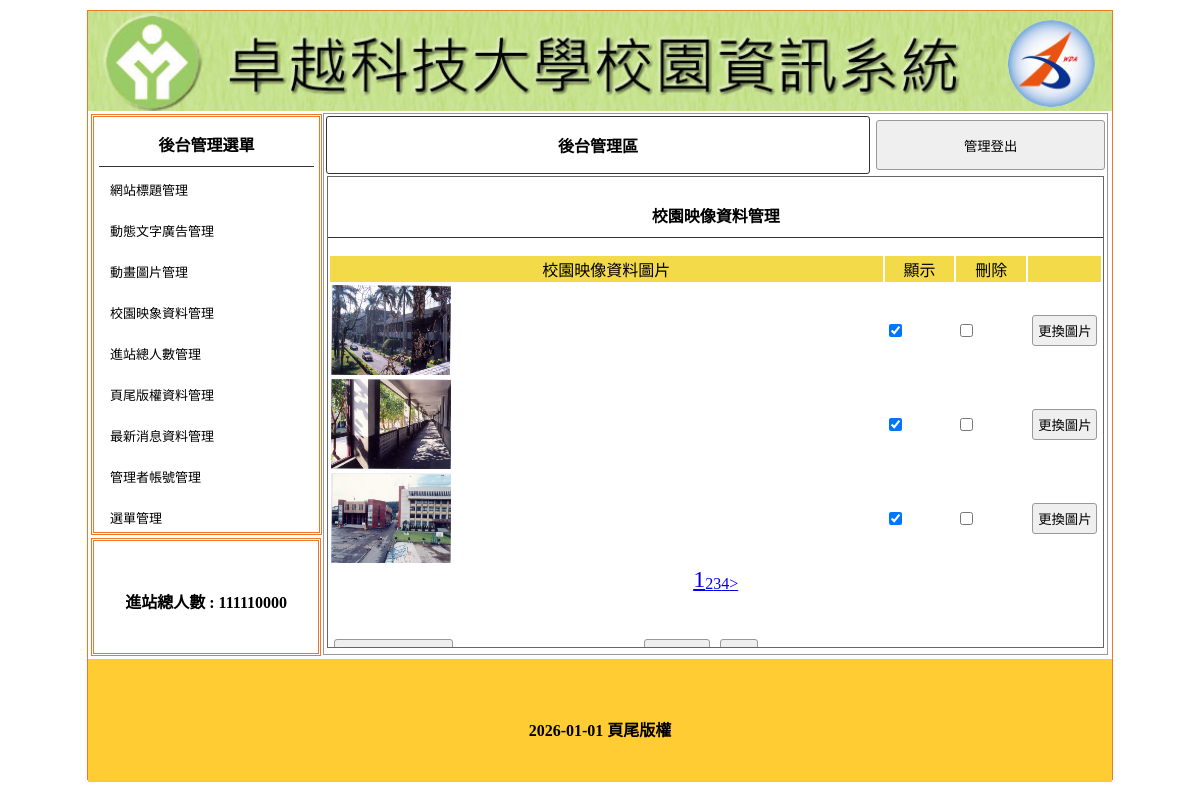
Page /try01-10/back.php?do=image on the committed database.
### tables this page shows
CREATE TABLE `title` (
  `id` int(11) NOT NULL,
  `img` text NOT NULL,
  `text` text NOT NULL,
  `sh` int(11) NOT NULL
);

CREATE TABLE `total` (
  `id` int(11) NOT NULL,
  `total` int(100) NOT NULL,
  `text` text NOT NULL,
  `sh` int(11) NOT NULL
);

CREATE TABLE `image` (
  `id` int(11) NOT NULL,
  `img` text NOT NULL,
  `text` text NOT NULL,
  `sh` int(11) NOT NULL
);

CREATE TABLE `bottom` (
  `id` int(11) NOT NULL,
  `bottom` text NOT NULL,
  `sh` int(11) NOT NULL
);

### try01-10/api/db.php (called while the page is built, shortened)
<?php
class DB{
    private $dsn="mysql:host=localhost;dbname=db01;charset=utf8";
    private $pdo;
    private $table;
function __construct($table){
    $this->table=$table;
    $this->pdo=new PDO($this->dsn,"root",'');
}
function all(...$arg){
    $sql="select * from $this->table ";
    if(isset($arg[0])){
        if(is_array($arg[0])){
            $tmp=$this->arraytosql($arg[0]);
            $sql=$sql." where ".join(" AND " , $tmp);
        }else{
            $sql .= $arg[0];
        }
    }
    return $this->pdo->query($sql)->fetchAll(PDO::FETCH_ASSOC);
}
function count(...$arg){
    $sql="select count(*) from $this->table ";
    return $this->pdo->query($sql)->fetchColumn();
}
function find($id){
    $sql="select * from $this->table ";
    if(is_array($id)){
        $tmp=$this->arraytosql($id);
        $sql=$sql." where ".join(" AND " , $tmp);
    }else{
        $sql .= " WHERE `id`='$id'";
    }
    return $this->pdo->query($sql)->fetch(PDO::FETCH_ASSOC);
}
private function arraytosql($array){
    $tmp=[];
    foreach($array as $key => $value){
            $tmp[]="`$key`='$value'";
        }
        return $tmp;
    }
}
$Title=new DB('title');
$Image=new DB('image');
$Total=new DB('total');
$Bottom=new DB('bottom');
?>

### try01-10/back/image.php (the view, shortened to what this page needs)
<div style="width:99%; height:87%; margin:auto; overflow:auto; border:#666 1px solid;">
    <p class="t cent botli">校園映像資料管理</p>
    <form method="post" action="../api/edit.php?table=<?=$do?>">
        <table width="100%">
            <tbody>
                <tr class="yel">
                    <td width="80%">校園映像資料圖片</td>
                    <td width="10%">顯示</td>
                    <td width="10%">刪除</td>
                    <td></td>
                </tr>
                <?php
                    $now=$_GET['page']=1;
                    $div=3;
                    $total=$Image->count();
                    $pages=ceil($total/$div);
                    $start=($now-1)*$div;
                    $rows=$Image->all(" limit $start,$div");
                    foreach($rows as $row):
                ?>
                <tr>
                    <td><img src="../upload/<?=$row['img']?>" style="width:120px;height:90px;"></td>
                    <td><input type="checkbox" name="sh[]" value="<?=$row['id']?>"<?=($row['sh']== 1 ?'checked':'')?>></td>
                    <td><input type="checkbox" name="del[]" value="<?=$row['id']?>"></td>
                    <td><input type="button" value="更換圖片" onclick="op('#cover','#cvr','./modal/upload.php?table=<?=$do?>&id=<?=$row['id']?>')"></td>
                </tr>
                <?php
                    endforeach;
                ?>
            </tbody>
        </table>
        <div class="ccc">
            <?php
             for($i=1;$i<=$pages;$i++){
                $size=($now == $i)?'24px':'16px';
                echo "<a style='font-size:$size'; href='?do=image&page=$i'> {$i} </a>";
             }
             if($now <=$pages){
                $next=$now+1;
                echo "<a href='?do=image&page=$next'> > </a>";
             }
            ?>
        </div>
        <table style="margin-top:40px; width:70%;">
            <tbody>
                <tr>
                    <td width="200px"><input type="button"
                            onclick="op('#cover','#cvr','./modal/<?=$do?>.php?table=<?=$do?>')"
                            value="新增校園映像圖片"></td>
                    <td class="cent">
                    <input type="submit" value="修改確定">
                    <input type="reset" value="重置">
                    </td>
                </tr>
            </tbody>
        </table>
    </form>
</div>

### try01-10/back.php (shortened to what this page needs)
<?php include_once "./api/db.php" ?>
<!DOCTYPE html
	PUBLIC "-//W3C//DTD XHTML 1.0 Transitional//EN" "http://www.w3.org/TR/xhtml1/DTD/xhtml1-transitional.dtd">
<html xmlns="http://www.w3.org/1999/xhtml">
<head>
	<link href="./css/css.css" rel="stylesheet" type="text/css">
</head>
<body>
	<div id="main">
		<?php
			$title=$Title->find(['sh'=>1]);
		?>
		<a title="<?=$title['text']?>" href="index.php">
			<div class="ti" style="background:url('./upload/<?=$title['img']?>'); background-size:cover;"></div>
		</a>
		<div id="ms">
			<div id="lf" style="float:left;">
				<div id="menuput" class="dbor">
					<span class="t botli">後台管理選單</span>
					<a style="color:#000; font-size:13px; text-decoration:none;" href="?do=title">
						<div class="mainmu">
							網站標題管理 </div>
					</a>
					<a style="color:#000; font-size:13px; text-decoration:none;" href="?do=ad">
						<div class="mainmu">
							動態文字廣告管理 </div>
					</a>
					<a style="color:#000; font-size:13px; text-decoration:none;" href="?do=mvim">
						<div class="mainmu">
							動畫圖片管理 </div>
					</a>
					<a style="color:#000; font-size:13px; text-decoration:none;" href="?do=image">
						<div class="mainmu">
							校園映象資料管理 </div>
					</a>
					<a style="color:#000; font-size:13px; text-decoration:none;" href="?do=total">
						<div class="mainmu">
							進站總人數管理 </div>
					</a>
					<a style="color:#000; font-size:13px; text-decoration:none;" href="?do=bottom">
						<div class="mainmu">
							頁尾版權資料管理 </div>
					</a>
					<a style="color:#000; font-size:13px; text-decoration:none;" href="?do=news">
						<div class="mainmu">
							最新消息資料管理 </div>
					</a>
					<a style="color:#000; font-size:13px; text-decoration:none;" href="?do=admin">
						<div class="mainmu">
							管理者帳號管理 </div>
					</a>
					<a style="color:#000; font-size:13px; text-decoration:none;" href="?do=menu">
						<div class="mainmu">
							選單管理 </div>
					</a>
				</div>
				<div class="dbor" style="margin:3px; width:95%; height:20%; line-height:100px;">
					<span class="t">進站總人數 :
						<?php
							$total=$Total->find(1);
							echo $total['total'];
						?>
					</span>
				</div>
			</div>
			<div class="di"
				style="height:540px; border:#999 1px solid; width:76.5%; margin:2px 0px 0px 0px; float:left; position:relative; left:20px;">
				<table width="100%">
					<tbody>
						<tr>
							<td style="width:70%;font-weight:800; border:#333 1px solid; border-radius:3px;"
								class="cent"><a href="?do=admin" style="color:#000; text-decoration:none;">後台管理區</a>
							</td>
							<td><button onclick="document.cookie='user=';location.replace('index.php')"
									style="width:99%; margin-right:2px; height:50px;">管理登出</button></td>
						</tr>
					</tbody>
				</table>
				<?php
					$do=$_GET['do']??'title';
					$file="./back/$do.php";
					if(file_exists($file)){
						include $file;
					}else{
						include "./back/title.php";
					}
				?>
			</div>
		</div>
		<div
			style="width:1024px; left:0px; position:relative; background:#FC3; margin-top:4px; height:123px; display:block;">
			<span class="t" style="line-height:123px;">
				<?php
					$bottom=$Bottom->find(1);
					echo $bottom['bottom'];
				?>
			</span>
		</div>
	</div>
</body>
</html>

### try01-10/css/css.css (style rules this page uses)
body { padding:0px; margin:0px; }
#main { width:1024px; height:768px; margin:10px auto 10px auto; border:#EE7728 1px solid; position:relative; }
.ti { width:100%; height:100px; position:relative; background-size:cover; background-repeat:no-repeat; }
.dbor { border:#EE7728 double 3px; margin:1px; padding:2px 10px 2px 10px; }
.t { font-weight:800; display:block; text-align:center; padding:10px 1px 10px 1px; }
.botli { border-bottom:#333 1px solid; }
.mainmu { position:relative; border-radius:10px; background:url(../icon/menu.fw.png) center no-repeat; background-size:cover; line-height:30px; padding:2px 10px 2px 10px; margin:7px 1px 7px 1px; }
#lf { height:540px; width:21%; display:inline-block; }
#menuput { width:100%; height:75%; position:relative; padding:5px; display:block; margin: 3px; }
.di { display:inline-block; }
.cent { text-align:center; }
input,button { border:#999 1px solid; border-radius:3px; background:#EFEFEF; padding:5px; margin:3px; }
.yel td { background:#F3DA49; text-align:center; }

### try01-10/back/image.php (style rules this page uses)
.ccc { display: flex; justify-content: center; align-items: flex-end; }

### rows in the picture
title: img (picture)
total: total "111110000"
image: img (picture), sh "☑"
image: img (picture), sh "☑"
image: img (picture), sh "☑"
bottom: bottom "2026-01-01 頁尾版權"
